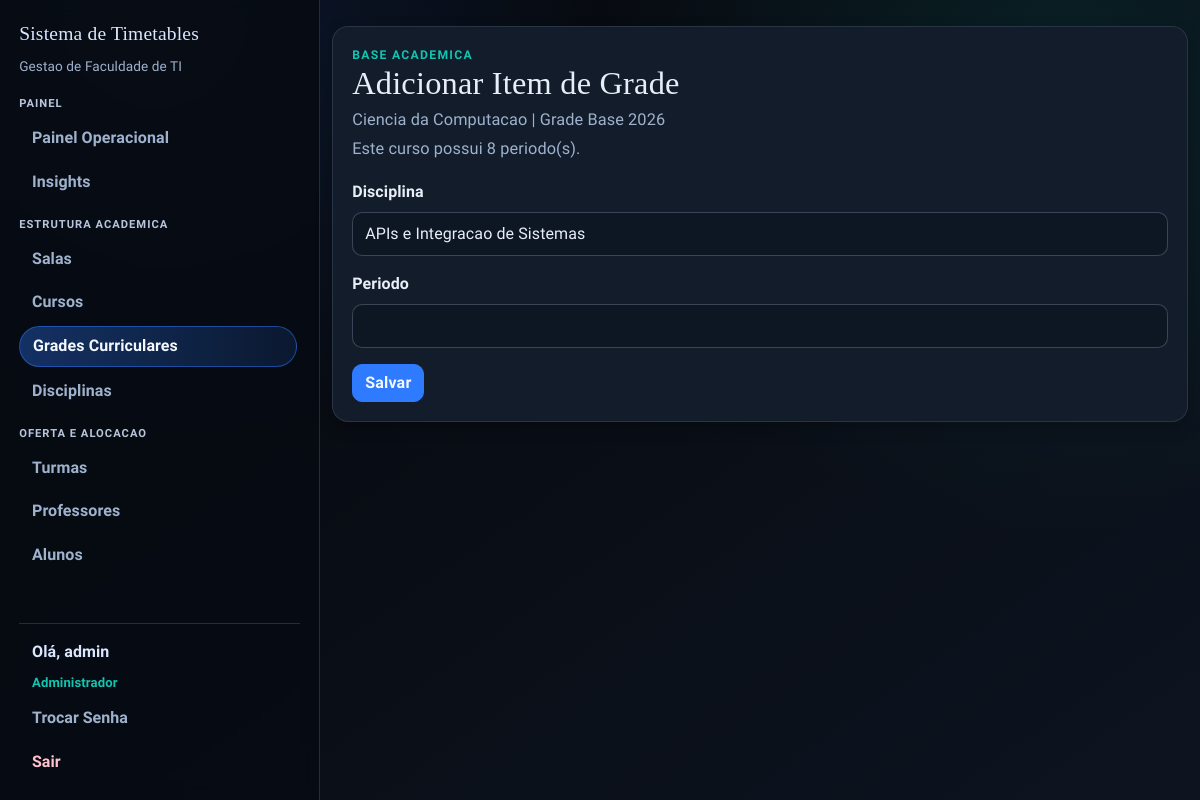
The page /grade/3/item/new (signed in) on the database as committed earlier.
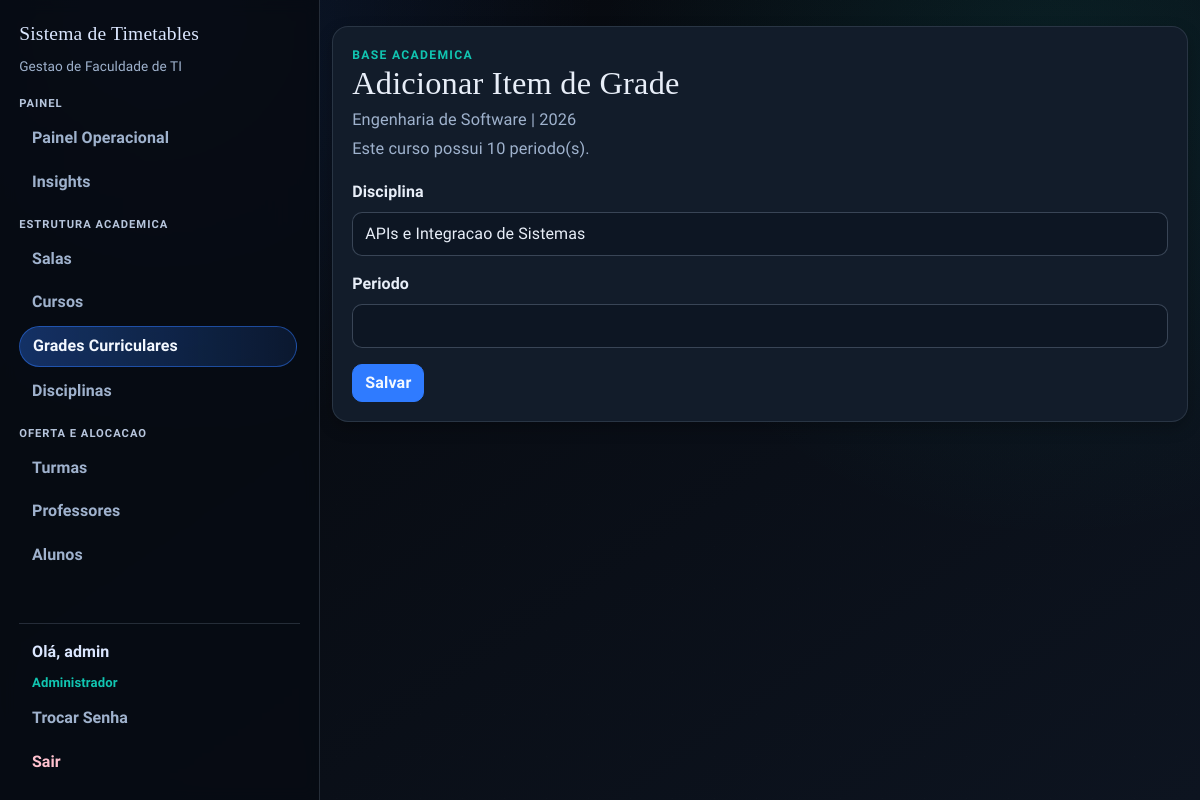
The same page on the database as committed later.
### app/models.py (models this page shows)
class Curso(db.Model):
    id = db.Column(db.Integer, primary_key=True)
    nome = db.Column(db.String(120), nullable=False, unique=True)
    codigo = db.Column(db.String(20), nullable=False, unique=True)
    quantidade_periodos = db.Column(db.Integer, nullable=False, default=8)
    ativo = db.Column(db.Boolean, nullable=False, default=True)

class GradeCurricular(db.Model):
    id = db.Column(db.Integer, primary_key=True)
    nome = db.Column(db.String(120), nullable=False)
    curso_id = db.Column(db.Integer, db.ForeignKey("curso.id"), nullable=False)
    ativa = db.Column(db.Boolean, nullable=False, default=True)
    curso = db.relationship("Curso", backref=db.backref("grades_curriculares", lazy="select"))
    __table_args__ = (
        db.UniqueConstraint("curso_id", "nome", name="unique_grade_por_curso"),
    )

### app/routes/admin.py (the view, shortened to what this page needs)
@bp.route("/grade/<int:grade_id>/item/new", methods=["GET", "POST"])
@login_required
@admin_required
def new_grade_item(grade_id):
    grade = db.get_or_404(GradeCurricular, grade_id)
    form = GradeCurricularItemForm()
    disciplinas = _load_grade_item_choices(form)
    limite_periodos = grade.curso.quantidade_periodos if grade.curso else 16
    return render_template("grade_item_form.html", form=form, grade=grade, title="Adicionar Item de Grade")

### app/forms.py
class GradeCurricularItemForm(FlaskForm):
    disciplina_id = SelectField("Disciplina", coerce=int, validators=[DataRequired()])
    periodo = IntegerField("Periodo", validators=[DataRequired(), NumberRange(min=1, max=16)])
    submit = SubmitField("Salvar")

### app/models.py (called while the page is built)
@login_manager.user_loader
def load_user(user_id):
    return db.session.get(User, int(user_id))

    def is_admin(self):
        return self.role == 'admin'

### app/routes/admin.py (called while the page is built)
def _load_grade_item_choices(form):
    disciplinas = Disciplina.query.order_by(Disciplina.nome.asc()).all()
    form.disciplina_id.choices = [(disciplina.id, disciplina.nome) for disciplina in disciplinas]
    return disciplinas

### app/routes/helpers.py (called while the page is built)
def admin_required_redirect():
    if getattr(current_user, "is_authenticated", False) and current_user.is_admin():
        return None
    flash("Acesso restrito ao administrador.", "danger")
    return redirect(url_for("main.index"))

def admin_required(view_func):
    @wraps(view_func)
    def wrapper(*args, **kwargs):
        guard = admin_required_redirect()
        if guard:
            return guard
        return view_func(*args, **kwargs)
    return wrapper

### templates/grade_item_form.html (shortened to what this page needs)
{% extends "base.html" %}
{% from "_form_helpers.html" import render_field %}
{% block content %}
<section class="surface form-shell stagger-in">
  <div class="page-head">
    <div>
      <p class="eyebrow">Base Academica</p>
      <h1>{{ title }}</h1>
      <p class="page-lead">{{ grade.curso.nome if grade.curso else 'Curso' }} | {{ grade.nome }}</p>
      {% if grade.curso %}
      <p class="page-lead">Este curso possui {{ grade.curso.quantidade_periodos }} periodo(s).</p>
      {% endif %}
    </div>
  </div>
  <form method="POST" novalidate>
    {{ render_field(form.disciplina_id) }}
    {{ render_field(form.periodo) }}
    {{ form.submit(class="btn btn-primary") }}
  </form>
</section>
{% endblock %}

Rows that differ between the two databases and show on the page:
removed Curso: curso "Ciencia da Computacao", curso.quantidade_periodos "8"
now on this page (row edited): Curso: curso "Engenharia de Software", curso.quantidade_periodos "10"
changed GradeCurricular: nome "Grade Base 2026" → "2026"
